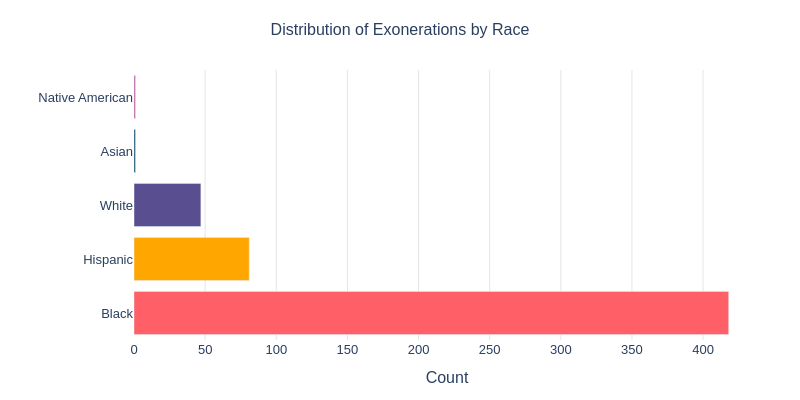

Here is the notebook cell this chart was saved with:
### Markdown cell above
## Categorical Variables

### Distribution of Exonerations by Race

### Code cell
import plotly.graph_objects as go

race_colors = {
    "Black": "#ff5f66",
    "Hispanic": "#ffa600",
    "White": "#594e90",
    "Asian": "#003f5c",
    "Native American": "#bc4c96",
}
race_order = ["Black", "Hispanic", "White", "Asian", "Native American"]

race_counts = exon_df["race"].value_counts().reset_index()
race_counts.columns = ["race", "count"]

fig = go.Figure(
    go.Bar(
        x=race_counts["count"],
        y=race_counts["race"],
        orientation="h",
        marker_color=[race_colors.get(r, "#888") for r in race_counts["race"]],
        hovertemplate="<b>%{y}</b><br>Count: %{x}<extra></extra>",
    )
)

fig.update_layout(
    title=dict(text="Distribution of Exonerations by Race", x=0.5, font=dict(size=16)),
    xaxis=dict(title="Count", gridcolor="#e5e5e5"),
    yaxis=dict(title=""),
    plot_bgcolor="white",
    paper_bgcolor="white",
    font=dict(family="Arial", size=13),
    width=800,
    height=400,
    showlegend=False,
    margin=dict(t=70, b=60, l=130, r=40),
)
fig.show()

### Figure 1 — Plotly figure (JSON) as saved in the notebook; plotly's stock layout.template omitted (floating-point values rounded to 4 significant figures)
{"data": [{"hovertemplate": "<b>%{y}</b><br>Count: %{x}<extra></extra>", "marker": {"color": ["#ff5f66", "#ffa600", "#594e90", "#003f5c", "#bc4c96"]}, "orientation": "h", "type": "bar", "x": [418, 81, 47, 1, 1], "y": ["Black", "Hispanic", "White", "Asian", "Native American"]}], "layout": {"font": {"family": "Arial", "size": 13}, "height": 400, "margin": {"b": 60, "l": 130, "r": 40, "t": 70}, "paper_bgcolor": "white", "plot_bgcolor": "white", "showlegend": false, "title": {"font": {"size": 16}, "text": "Distribution of Exonerations by Race", "x": 0.5}, "width": 800, "xaxis": {"gridcolor": "#e5e5e5", "title": {"text": "Count"}}, "yaxis": {"title": {"text": ""}}}}
